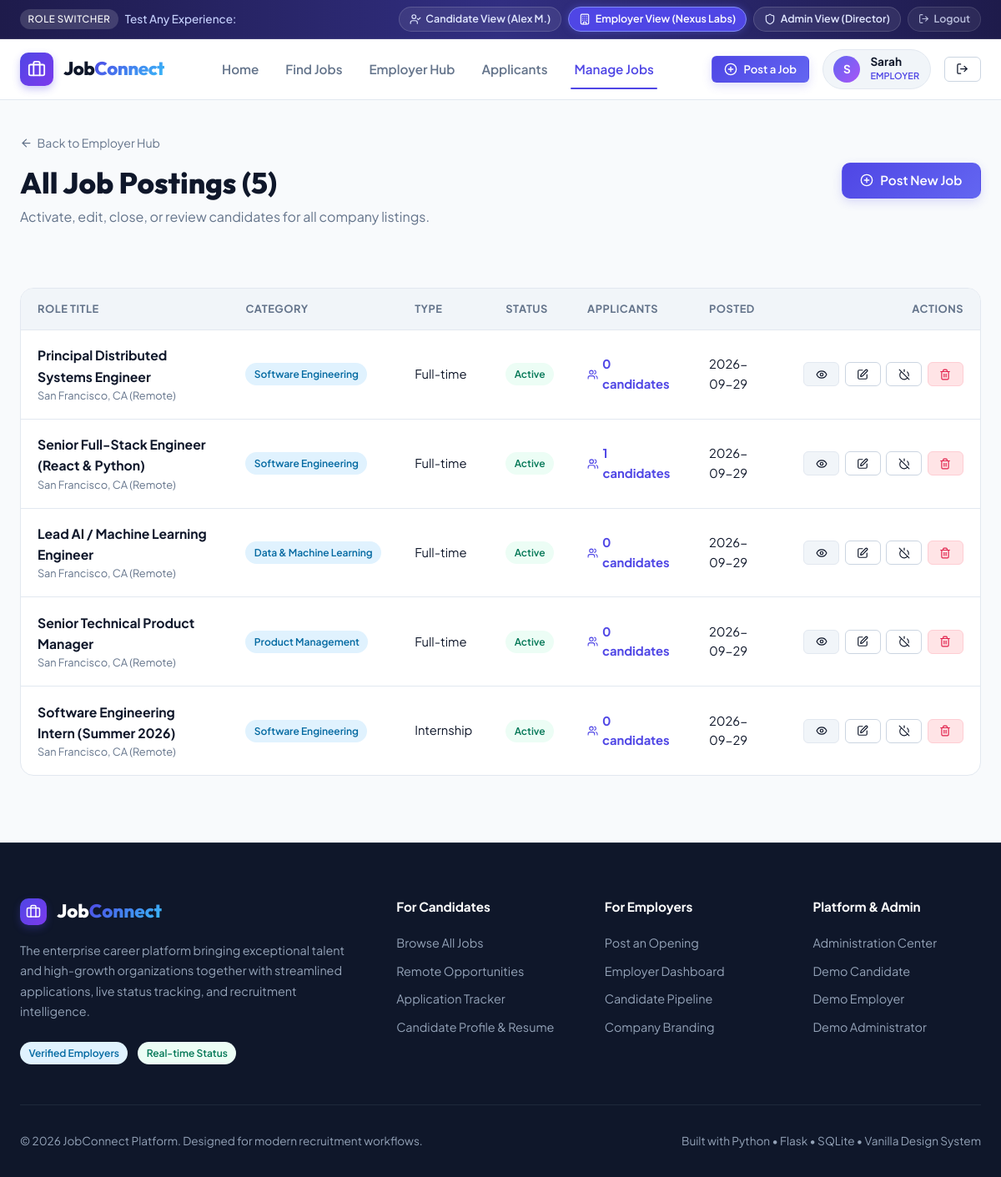
/employer/jobs (signed in), run on the app's committed database.
### tables this page shows
CREATE TABLE users (
        id INTEGER PRIMARY KEY AUTOINCREMENT,
        name TEXT NOT NULL,
        email TEXT UNIQUE NOT NULL,
        password_hash TEXT NOT NULL,
        role TEXT NOT NULL CHECK(role IN ('seeker', 'employer', 'admin')),
        title TEXT,
        bio TEXT,
        phone TEXT,
        location TEXT,
        avatar TEXT,
        resume_filename TEXT,
        resume_original_name TEXT,
        is_active INTEGER DEFAULT 1,
        created_at TIMESTAMP DEFAULT CURRENT_TIMESTAMP
    );

CREATE TABLE jobs (
        id INTEGER PRIMARY KEY AUTOINCREMENT,
        employer_id INTEGER NOT NULL,
        company_id INTEGER NOT NULL,
        title TEXT NOT NULL,
        category_id INTEGER NOT NULL,
        job_type TEXT NOT NULL CHECK(job_type IN ('Full-time', 'Part-time', 'Remote', 'Contract', 'Internship')),
        experience_level TEXT NOT NULL CHECK(experience_level IN ('Entry Level', 'Mid Level', 'Senior Level', 'Lead / Staff')),
        location TEXT NOT NULL,
        is_remote INTEGER DEFAULT 0,
        salary_min INTEGER,
        salary_max INTEGER,
        salary_currency TEXT DEFAULT 'USD',
        description TEXT NOT NULL,
        requirements TEXT NOT NULL,
        responsibilities TEXT,
        benefits TEXT,
        status TEXT NOT NULL DEFAULT 'active' CHECK(status IN ('active', 'closed', 'draft')),
        is_featured INTEGER DEFAULT 0,
        views_count INTEGER DEFAULT 0,
        deadline DATE,
        created_at TIMESTAMP DEFAULT CURRENT_TIMESTAMP,
        FOREIGN KEY (employer_id) REFERENCES users(id) ON DELETE CASCADE,
        FOREIGN KEY (company_id) REFERENCES companies(id) ON DELETE CASCADE,
        FOREIGN KEY (category_id) REFERENCES categories(id) ON DELETE RESTRICT
    );

### app.py (the view)
@app.route('/employer/jobs')
@login_required
@role_required('employer')
def employer_manage_jobs():
    conn = get_db_connection()
    jobs = conn.execute('''
        SELECT j.*, cat.name as category_name,
               COUNT(a.id) as applicant_count
        FROM jobs j
        JOIN categories cat ON j.category_id = cat.id
        LEFT JOIN applications a ON j.id = a.job_id
        WHERE j.employer_id = ?
        GROUP BY j.id
        ORDER BY j.created_at DESC
    ''', (g.user['id'],)).fetchall()
    conn.close()
    return render_template('employer/manage_jobs.html', jobs=jobs)

### templates/employer/manage_jobs.html (shortened to what this page needs)
{% extends 'base.html' %}
{% block content %}
<div class="container" style="padding-top: 2.5rem; padding-bottom: 5rem;">
  <div class="dashboard-header" style="background: transparent; border-bottom: none; padding: 0 0 2rem;">
    <div class="dashboard-title-row">
      <div>
        <a href="{{ url_for('employer_dashboard') }}" style="display: inline-flex; align-items: center; gap: 0.35rem; color: var(--text-muted); font-size: 0.88rem; margin-bottom: 0.5rem;">
          <i data-lucide="arrow-left" style="width: 15px; height: 15px;"></i>
          <span>Back to Employer Hub</span>
        </a>
        <h1 style="font-family: var(--font-display); font-size: 2.2rem; font-weight: 800;">
          All Job Postings ({{ jobs|length }})
        </h1>
        <p style="color: var(--text-muted); font-size: 1rem;">
          Activate, edit, close, or review candidates for all company listings.
        </p>
      </div>
      <a href="{{ url_for('employer_create_job') }}" class="btn btn-primary">
        <i data-lucide="plus-circle" style="width: 16px; height: 16px;"></i>
        <span>Post New Job</span>
      </a>
    </div>
  </div>
  {% if jobs %}
    <div class="data-table-container">
      <table class="data-table">
        <thead>
          <tr>
            <th>Role Title</th>
            <th>Category</th>
            <th>Type</th>
            <th>Status</th>
            <th>Applicants</th>
            <th>Posted</th>
            <th style="text-align: right;">Actions</th>
          </tr>
        </thead>
        <tbody>
          {% for job in jobs %}
            <tr>
              <td>
                <div style="font-weight: 700; font-size: 0.98rem;">
                  <a href="{{ url_for('job_detail', job_id=job.id) }}">{{ job.title }}</a>
                </div>
                <div style="font-size: 0.8rem; color: var(--text-muted);">
                  {{ job.location }} {% if job.is_remote %}(Remote){% endif %}
                </div>
              </td>
              <td>
                <span class="badge badge-blue">{{ job.category_name }}</span>
              </td>
              <td>{{ job.job_type }}</td>
              <td>
                <span class="badge {% if job.status == 'active' %}badge-green{% elif job.status == 'draft' %}badge-amber{% else %}badge-gray{% endif %}">
                  {{ job.status|capitalize }}
                </span>
              </td>
              <td>
                <a href="{{ url_for('employer_applications', job_id=job.id) }}" style="font-weight: 700; color: var(--primary); display: inline-flex; align-items: center; gap: 0.3rem;">
                  <i data-lucide="users" style="width: 14px; height: 14px;"></i>
                  <span>{{ job.applicant_count }} candidates</span>
                </a>
              </td>
              <td>{{ job.created_at[:10] }}</td>
              <td style="text-align: right;">
                <div style="display: inline-flex; gap: 0.4rem;">
                  <a href="{{ url_for('job_detail', job_id=job.id) }}" class="btn btn-secondary btn-sm" title="View Public Listing">
                    <i data-lucide="eye" style="width: 14px; height: 14px;"></i>
                  </a>
                  <a href="{{ url_for('employer_edit_job', job_id=job.id) }}" class="btn btn-outline btn-sm" title="Edit Job Details">
                    <i data-lucide="edit" style="width: 14px; height: 14px;"></i>
                  </a>
                  <form action="{{ url_for('employer_toggle_job_status', job_id=job.id) }}" method="POST" style="display: inline;">
                    <button type="submit" class="btn btn-outline btn-sm" title="{% if job.status == 'active' %}Close Listing{% else %}Reopen Listing{% endif %}">
                      {% if job.status == 'active' %}
                        <i data-lucide="power-off" style="width: 14px; height: 14px;"></i>
                      {% else %}
                        <i data-lucide="check" style="width: 14px; height: 14px;"></i>
                      {% endif %}
                    </button>
                  </form>
                  <form action="{{ url_for('employer_delete_job', job_id=job.id) }}" method="POST" style="display: inline;" onsubmit="return confirm('Delete this job posting permanently?');">
                    <button type="submit" class="btn btn-danger btn-sm" title="Delete Job">
                      <i data-lucide="trash-2" style="width: 14px; height: 14px;"></i>
                    </button>
                  </form>
                </div>
              </td>
            </tr>
          {% endfor %}
        </tbody>
      </table>
    </div>
  {% else %}
    <div class="card" style="text-align: center; padding: 4rem 2rem;">
      <p style="color: var(--text-muted); margin-bottom: 1.5rem;">You haven't posted any jobs yet.</p>
      <a href="{{ url_for('employer_create_job') }}" class="btn btn-primary">Create Your First Job Posting</a>
    </div>
  {% endif %}
</div>
{% endblock %}

### templates/base.html (shortened to what this page needs)
<!DOCTYPE html>
<html lang="en">
<head>
  <link rel="stylesheet" href="{{ url_for('static', filename='css/style.css') }}">
</head>
<body>
  <div class="demo-banner">
    <div class="demo-banner-left">
      <span class="badge-pill">Role Switcher</span>
      <span>Test Any Experience:</span>
    </div>
    <div class="demo-roles">
      <a href="{{ url_for('demo_login', role='seeker') }}" class="demo-btn {% if current_user and current_user.role == 'seeker' %}active{% endif %}">
        <i data-lucide="user-check" style="width: 14px; height: 14px;"></i>
        <span>Candidate View (Alex M.)</span>
      </a>
      <a href="{{ url_for('demo_login', role='employer') }}" class="demo-btn {% if current_user and current_user.role == 'employer' %}active{% endif %}">
        <i data-lucide="building" style="width: 14px; height: 14px;"></i>
        <span>Employer View (Nexus Labs)</span>
      </a>
      <a href="{{ url_for('demo_login', role='admin') }}" class="demo-btn {% if current_user and current_user.role == 'admin' %}active{% endif %}">
        <i data-lucide="shield" style="width: 14px; height: 14px;"></i>
        <span>Admin View (Director)</span>
      </a>
      {% if current_user %}
        <a href="{{ url_for('logout') }}" class="demo-btn" style="opacity: 0.8;">
          <i data-lucide="log-out" style="width: 13px; height: 13px;"></i>
          <span>Logout</span>
        </a>
      {% endif %}
    </div>
  </div>
  <header class="navbar">
    <div class="container nav-container">
      <a href="{{ url_for('index') }}" class="nav-brand">
        <div class="brand-icon-box">
          <i data-lucide="briefcase" style="width: 22px; height: 22px;"></i>
        </div>
        <span>Job<span class="brand-accent">Connect</span></span>
      </a>
      <nav>
        <ul class="nav-links">
          <li><a href="{{ url_for('index') }}" class="nav-link {% if request.endpoint == 'index' %}active{% endif %}">Home</a></li>
          <li><a href="{{ url_for('job_listings') }}" class="nav-link {% if request.endpoint == 'job_listings' %}active{% endif %}">Find Jobs</a></li>
          {% if current_user %}
            {% if current_user.role == 'seeker' %}
              <li><a href="{{ url_for('seeker_dashboard') }}" class="nav-link {% if request.endpoint == 'seeker_dashboard' %}active{% endif %}">Candidate Hub</a></li>
              <li><a href="{{ url_for('seeker_profile') }}" class="nav-link {% if request.endpoint == 'seeker_profile' %}active{% endif %}">My Profile</a></li>
            {% elif current_user.role == 'employer' %}
              <li><a href="{{ url_for('employer_dashboard') }}" class="nav-link {% if request.endpoint == 'employer_dashboard' %}active{% endif %}">Employer Hub</a></li>
              <li><a href="{{ url_for('employer_applications') }}" class="nav-link {% if request.endpoint == 'employer_applications' %}active{% endif %}">Applicants</a></li>
              <li><a href="{{ url_for('employer_manage_jobs') }}" class="nav-link {% if request.endpoint == 'employer_manage_jobs' %}active{% endif %}">Manage Jobs</a></li>
            {% elif current_user.role == 'admin' %}
              <li><a href="{{ url_for('admin_dashboard') }}" class="nav-link {% if request.endpoint == 'admin_dashboard' %}active{% endif %}">Admin Center</a></li>
            {% endif %}
          {% endif %}
        </ul>
      </nav>
      <div class="nav-actions">
        {% if current_user %}
          {% if current_user.role == 'employer' %}
            <a href="{{ url_for('employer_create_job') }}" class="btn btn-primary btn-sm">
              <i data-lucide="plus-circle" style="width: 16px; height: 16px;"></i>
              <span>Post a Job</span>
            </a>
          {% endif %}
          <div class="nav-user">
            <div class="user-avatar-sm">
              {{ current_user.name[:1] }}
            </div>
            <div class="user-meta-sm">
              <span class="user-name-sm">{{ current_user.name.split(' ')[0] }}</span>
              <span class="user-role-badge">{{ current_user.role }}</span>
            </div>
          </div>
          <a href="{{ url_for('logout') }}" class="btn btn-outline btn-sm" title="Log Out">
            <i data-lucide="log-out" style="width: 15px; height: 15px;"></i>
          </a>
        {% else %}
          <a href="{{ url_for('login') }}" class="btn btn-outline btn-sm">Sign In</a>
          <a href="{{ url_for('register') }}" class="btn btn-primary btn-sm">Get Started</a>
        {% endif %}
      </div>
    </div>
  </header>
  <main style="flex: 1;">
    {% block content %}{% endblock %}
  </main>
  <footer class="footer">
    <div class="container">
      <div class="footer-grid">
        <div>
          <div class="footer-brand">
            <div class="brand-icon-box" style="width: 32px; height: 32px;">
              <i data-lucide="briefcase" style="width: 18px; height: 18px;"></i>
            </div>
            <span>Job<span class="brand-accent">Connect</span></span>
          </div>
          <p style="font-size: 0.9rem; line-height: 1.7; margin-bottom: 1.5rem;">
            The enterprise career platform bringing exceptional talent and high-growth organizations together with streamlined applications, live status tracking, and recruitment intelligence.
          </p>
          <div style="display: flex; gap: 0.75rem;">
            <span class="badge badge-blue">Verified Employers</span>
            <span class="badge badge-green">Real-time Status</span>
          </div>
        </div>
        <div>
          <h4 class="footer-links-title">For Candidates</h4>
          <ul class="footer-links">
            <li><a href="{{ url_for('job_listings') }}">Browse All Jobs</a></li>
            <li><a href="{{ url_for('job_listings', remote='1') }}">Remote Opportunities</a></li>
            <li><a href="{{ url_for('seeker_dashboard') }}">Application Tracker</a></li>
            <li><a href="{{ url_for('seeker_profile') }}">Candidate Profile & Resume</a></li>
          </ul>
        </div>
        <div>
          <h4 class="footer-links-title">For Employers</h4>
          <ul class="footer-links">
            <li><a href="{{ url_for('employer_create_job') }}">Post an Opening</a></li>
            <li><a href="{{ url_for('employer_dashboard') }}">Employer Dashboard</a></li>
            <li><a href="{{ url_for('employer_applications') }}">Candidate Pipeline</a></li>
            <li><a href="{{ url_for('employer_company_profile') }}">Company Branding</a></li>
          </ul>
        </div>
        <div>
          <h4 class="footer-links-title">Platform & Admin</h4>
          <ul class="footer-links">
            <li><a href="{{ url_for('admin_dashboard') }}">Administration Center</a></li>
            <li><a href="{{ url_for('demo_login', role='seeker') }}">Demo Candidate</a></li>
            <li><a href="{{ url_for('demo_login', role='employer') }}">Demo Employer</a></li>
            <li><a href="{{ url_for('demo_login', role='admin') }}">Demo Administrator</a></li>
          </ul>
        </div>
      </div>
      <div class="footer-bottom">
        <span>&copy; {{ now_year }} JobConnect Platform. Designed for modern recruitment workflows.</span>
        <span>Built with Python &bull; Flask &bull; SQLite &bull; Vanilla Design System</span>
      </div>
    </div>
  </footer>
</body>
</html>

### data on the page
users: name "S", name "Sarah", role "EMPLOYER"
jobs: title "Principal Distributed Systems Engineer", location "San Francisco, CA", is_remote "(Remote)", category_name "Software Engineering", job_type "Full-time", status "Active", applicant_count "0", created_at "2026-09-29"
jobs: title "Senior Full-Stack Engineer (React & Python)", location "San Francisco, CA", is_remote "(Remote)", category_name "Software Engineering", job_type "Full-time", status "Active", applicant_count "1", created_at "2026-09-29"
jobs: title "Lead AI / Machine Learning Engineer", location "San Francisco, CA", is_remote "(Remote)", category_name "Data & Machine Learning", job_type "Full-time", status "Active", applicant_count "0", created_at "2026-09-29"
jobs: title "Senior Technical Product Manager", location "San Francisco, CA", is_remote "(Remote)", category_name "Product Management", job_type "Full-time", status "Active", applicant_count "0", created_at "2026-09-29"
jobs: title "Software Engineering Intern (Summer 2026)", location "San Francisco, CA", is_remote "(Remote)", category_name "Software Engineering", job_type "Internship", status "Active", applicant_count "0", created_at "2026-09-29"

### other printed values
{{ jobs|length }} "5"
